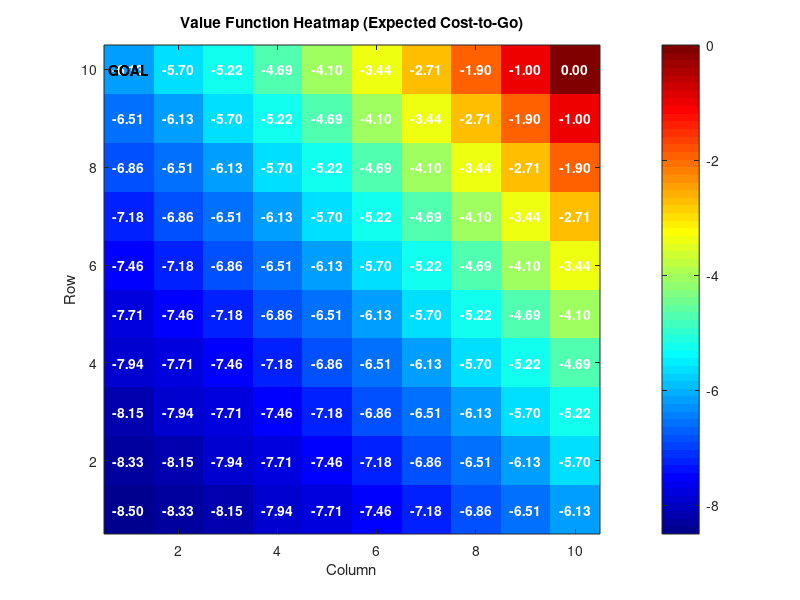
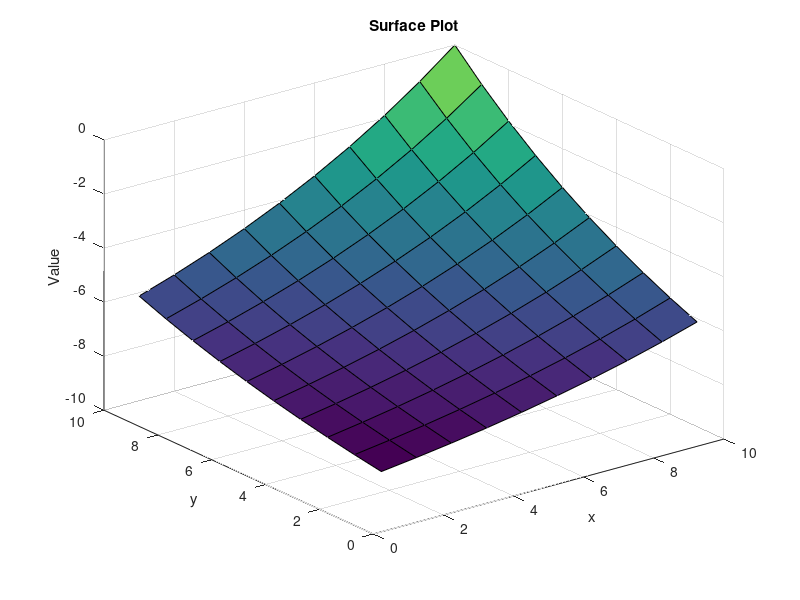

Source code (MATLAB) for these figures, in order:
clc; clear;

% Grid size
nRow = 10;
nCol = 10;
nState = nRow * nCol;

% Discount factor
gamma = 0.9;

% Actions: up, down, left, right
actions = [-1 0;   % up
            1 0;   % down
            0 -1;  % left
            0 1];  % right

nAction = size(actions, 1);

% Goal state: bottom-right corner
goalRow = nRow;
goalCol = nCol;
goalState = sub2ind([nRow, nCol], goalRow, goalCol);

% Initialize value function
V = zeros(nRow, nCol);

% Value iteration parameters
maxIter = 100;
theta = 1e-6;

for iter = 1:maxIter
    delta = 0;
    V_old = V;

    for r = 1:nRow
        for c = 1:nCol

            currentState = sub2ind([nRow, nCol], r, c);

            % Goal state value remains 0
            if currentState == goalState
                V(r, c) = 0;
                continue;
            end

            actionValues = zeros(nAction, 1);

            for a = 1:nAction
                newRow = r + actions(a, 1);
                newCol = c + actions(a, 2);

                % If action goes outside grid, stay in same state
                if newRow < 1 || newRow > nRow || newCol < 1 || newCol > nCol
                    newRow = r;
                    newCol = c;
                end

                % Reward
                reward = -1;

                % Bellman Optimality Equation
                actionValues(a) = reward + gamma * V_old(newRow, newCol);
            end

            % Choose the best action
            V(r, c) = max(actionValues);

            delta = max(delta, abs(V(r, c) - V_old(r, c)));
        end
    end

    if delta < theta
        break;
    end
end

disp("Optimal Value Function:");
disp(V);

%% 6. Heatmap visualization

figure(1);
V_grid = reshape(V, [nRow, nCol]);

imagesc(V_grid);         % plot heatmap
colormap('jet');         % color style
colorbar;                % show legend (color scale)

% Flip Y-axis so (1,1) is bottom-left like grid
set(gca, 'YDir', 'normal');

% Add labels
xlabel('Column');
ylabel('Row');
title('Value Function Heatmap (Expected Cost-to-Go)');

% Show values on each cell
for i = 1:nRow
    for j = 1:nCol
        text(j, i, sprintf('%.2f', V_grid(i,j)), ...
            'HorizontalAlignment', 'center', ...
            'Color', 'w', 'FontWeight', 'bold');
    end
end

% Highlight goal
[row_g, col_g] = ind2sub([nRow, nCol], [goalRow, goalCol]);
text(col_g, row_g, 'GOAL', ...
    'HorizontalAlignment', 'center', ...
    'Color', 'k', 'FontWeight', 'bold');

figure(2);
surf(1:nRow, 1:nCol, V_grid);
title('Surface Plot');
xlabel('x'); ylabel('y'); zlabel('Value');
